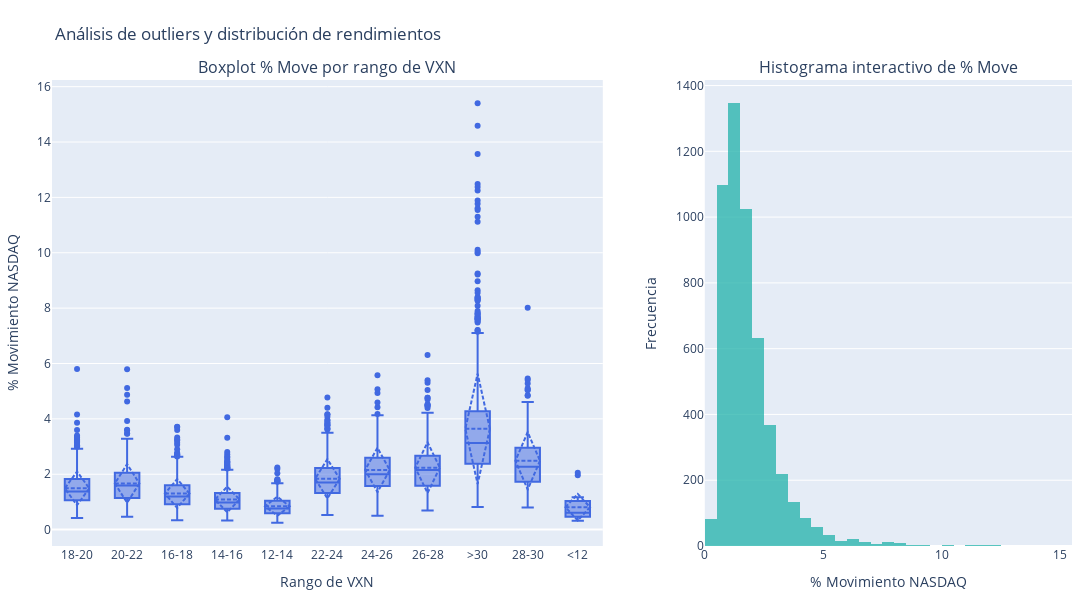

Notebook code cell kept with this figure:
### Code cell
import plotly.graph_objects as go
from plotly.subplots import make_subplots

# ——— 1. Creamos los rangos de VIX ———
bins = [0,12,14,16,18,20,22,24,26,28,30, df['vix_avg_hl'].max()+1]
labels = ['<12','12-14','14-16','16-18','18-20','20-22','22-24','24-26','26-28','28-30','>30']
df['vix_range'] = pd.cut(df['vix_avg_hl'], bins=bins, labels=labels, right=False)

# ——— 2. Montamos el dashboard con Plotly ———
fig = make_subplots(
    rows=1, cols=2,
    column_widths=[0.6, 0.4],
    subplot_titles=('Boxplot % Move por rango de VXN', 'Histograma interactivo de % Move')
)

# 2.1 Boxplot por rango de VIX
fig.add_trace(
    go.Box(
        x=df['vix_range'],
        y=df['sp_pct_move'],
        marker_color='royalblue',
        boxmean='sd',                # dibuja media y sd
        hovertemplate=
            'VIX range: %{x}<br>' +
            '% Move: %{y:.2f}%<br>' +
            '<extra></extra>',
    ),
    row=1, col=1
)

# 2.2 Histograma interactivo
fig.add_trace(
    go.Histogram(
        x=df['sp_pct_move'],
        nbinsx=50,
        marker_color='lightseagreen',
        opacity=0.75,
        hovertemplate=
            '% Movement: %{x:.2f}%<br>' +
            'Count: %{y}<br>' +
            '<extra></extra>',
    ),
    row=1, col=2
)

# ——— 3. Ajustes de estilo y diseño ———
fig.update_layout(
    title_text='Análisis de outliers y distribución de rendimientos',
    height=600, width=1100,
    showlegend=False,
    margin=dict(t=80, l=50, r=20, b=50)
)

# Etiquetas
fig.update_xaxes(title_text='Rango de VXN', row=1, col=1)
fig.update_yaxes(title_text='% Movimiento NASDAQ', row=1, col=1)
fig.update_xaxes(title_text='% Movimiento NASDAQ', row=1, col=2)
fig.update_yaxes(title_text='Frecuencia', row=1, col=2)

fig.show()

### Figure 1 — Plotly figure (JSON) as saved in the notebook; plotly's stock layout.template omitted (floating-point values rounded to 4 significant figures; data arrays with more than 128 entries replaced by an {"elided": "..."} marker saying what was removed)
{"data": [{"boxmean": "sd", "hovertemplate": "VIX range: %{x}<br>% Move: %{y:.2f}%<br><extra></extra>", "marker": {"color": "royalblue"}, "type": "box", "x": {"elided": "5168 str values"}, "xaxis": "x", "y": {"elided": "5168 float values"}, "yaxis": "y"}, {"hovertemplate": "% Movement: %{x:.2f}%<br>Count: %{y}<br><extra></extra>", "marker": {"color": "lightseagreen"}, "nbinsx": 50, "opacity": 0.75, "type": "histogram", "x": {"elided": "5168 float values"}, "xaxis": "x2", "yaxis": "y2"}], "layout": {"annotations": [{"font": {"size": 16}, "showarrow": false, "text": "Boxplot % Move por rango de VXN", "x": 0.27, "xanchor": "center", "xref": "paper", "y": 1, "yanchor": "bottom", "yref": "paper"}, {"font": {"size": 16}, "showarrow": false, "text": "Histograma interactivo de % Move", "x": 0.82, "xanchor": "center", "xref": "paper", "y": 1, "yanchor": "bottom", "yref": "paper"}], "height": 600, "margin": {"b": 50, "l": 50, "r": 20, "t": 80}, "showlegend": false, "title": {"text": "Análisis de outliers y distribución de rendimientos"}, "width": 1100, "xaxis": {"anchor": "y", "domain": [0, 0.54], "title": {"text": "Rango de VXN"}}, "xaxis2": {"anchor": "y2", "domain": [0.64, 1], "title": {"text": "% Movimiento NASDAQ"}}, "yaxis": {"anchor": "x", "domain": [0, 1], "title": {"text": "% Movimiento NASDAQ"}}, "yaxis2": {"anchor": "x2", "domain": [0, 1], "title": {"text": "Frecuencia"}}}}
